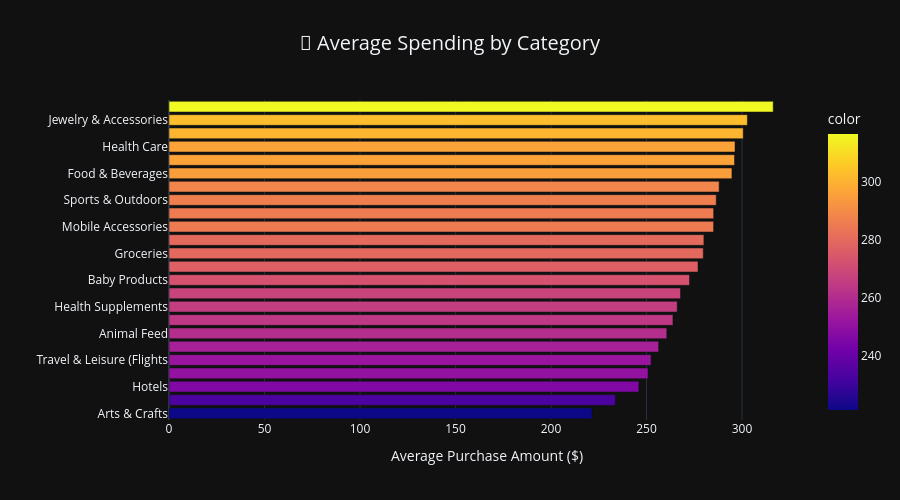

This figure's notebook cell:
### Code cell
# --- Top Purchase Categories by Average Spending ---
avg_by_cat = data.groupby('Purchase_Category')['Purchase_Amount'].mean().sort_values(ascending=True)
fig = px.bar(x=avg_by_cat.values, y=avg_by_cat.index, orientation='h',
             color=avg_by_cat.values, color_continuous_scale='Plasma',
             template='plotly_dark',
             title='💎 Average Spending by Category',
             labels={'x': 'Average Purchase Amount ($)', 'y': 'Category'})
fig.update_layout(title_font_size=20, title_x=0.5, height=500, yaxis_title='')
fig.show()

### Figure 1 — Plotly figure (JSON) as saved in the notebook; plotly's stock layout.template omitted (floating-point values rounded to 4 significant figures)
{"data": [{"hovertemplate": "Average Purchase Amount ($)=%{x}<br>Category=%{y}<br>color=%{marker.color}<extra></extra>", "legendgroup": "", "marker": {"color": [221.5, 233.7, 246.0, 250.8, 252.4, 256.3, 260.6, 263.8, 266.1, 267.8, 272.5, 276.9, 279.7, 280.0, 285.1, 285.1, 286.5, 288.0, 294.7, 296.1, 296.3, 300.6, 302.8, 316.3], "coloraxis": "coloraxis", "pattern": {"shape": ""}}, "name": "", "orientation": "h", "showlegend": false, "textposition": "auto", "type": "bar", "x": [221.5, 233.7, 246.0, 250.8, 252.4, 256.3, 260.6, 263.8, 266.1, 267.8, 272.5, 276.9, 279.7, 280.0, 285.1, 285.1, 286.5, 288.0, 294.7, 296.1, 296.3, 300.6, 302.8, 316.3], "xaxis": "x", "y": ["Arts & Crafts", "Beauty & Personal Care", "Hotels", "Furniture", "Travel & Leisure (Flights", "Electronics", "Animal Feed", "Home Appliances", "Health Supplements", "Gardening & Outdoors", "Baby Products", "Luxury Goods", "Groceries", "Clothing", "Mobile Accessories", "Office Supplies", "Sports & Outdoors", "Toys & Games", "Food & Beverages", "Packages)", "Health Care", "Books", "Jewelry & Accessories", "Software & Apps"], "yaxis": "y"}], "layout": {"barmode": "relative", "coloraxis": {"colorbar": {"title": {"text": "color"}}, "colorscale": [[0, "#0d0887"], [0.1111, "#46039f"], [0.2222, "#7201a8"], [0.3333, "#9c179e"], [0.4444, "#bd3786"], [0.5556, "#d8576b"], [0.6667, "#ed7953"], [0.7778, "#fb9f3a"], [0.8889, "#fdca26"], [1, "#f0f921"]]}, "height": 500, "legend": {"tracegroupgap": 0}, "title": {"font": {"size": 20}, "text": "💎 Average Spending by Category", "x": 0.5}, "xaxis": {"anchor": "y", "domain": [0, 1], "title": {"text": "Average Purchase Amount ($)"}}, "yaxis": {"anchor": "x", "domain": [0, 1], "title": {"text": ""}}}}
